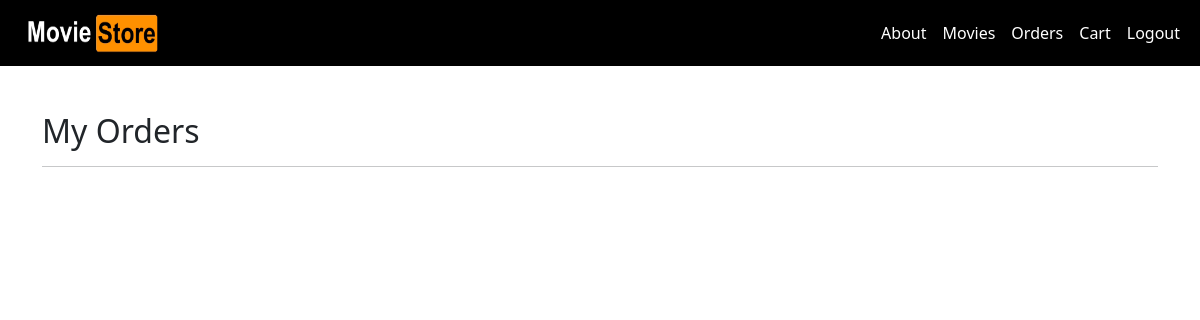
The page /accounts/orders/ (signed in) on the database as committed earlier.
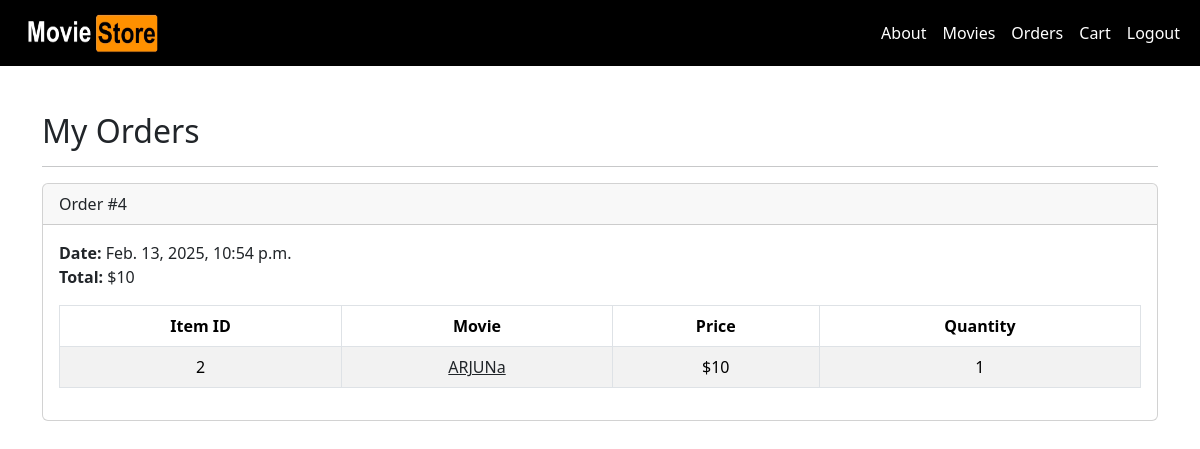
The same page on the database as committed later.
### cart/models.py (models this page shows, shortened)
class Order(models.Model):
    id = models.AutoField(primary_key=True)
    total = models.IntegerField()
    date = models.DateTimeField(auto_now_add=True)
    user = models.ForeignKey(User, on_delete=models.CASCADE)

class Item(models.Model):
    id = models.AutoField(primary_key=True)
    price = models.IntegerField()
    quantity = models.IntegerField()
    order = models.ForeignKey(Order, on_delete=models.CASCADE)
    movie = models.ForeignKey(Movie, on_delete=models.CASCADE)

### movies/models.py (models this page shows, shortened)
class Movie (models.Model):
    id = models.AutoField(primary_key=True)
    name = models.CharField(max_length=100, blank=True, null=True)
    price = models.IntegerField(blank=True, null=True)
    description = models.TextField(blank=True, null=True)
    image = models.ImageField(upload_to='movie_images/',  blank=True, null=True)

### accounts/views.py (the view)
# urls.py: path('orders/', views.orders, name='orders'),
@login_required
def orders(request):
    template_data = {}
    template_data['title'] = 'Orders'
    template_data['orders'] = request.user.order_set.all()
    return render(request, 'accounts/orders.html',
        {'template_data': template_data})

### accounts/templates/accounts/orders.html
{% extends 'base.html' %}
{% block content %}
{% load static %}
<div class="p-3">
  <div class="container" style="padding-top: 80px;">
    <div class="row mt-3">
      <div class="col mx-auto mb-3">
        <h2>My Orders</h2>
        <hr />
        {% for order in template_data.orders %}
        <div class="card mb-4">
          <div class="card-header">
            Order #{{ order.id }}
          </div>
          <div class="card-body">
            <b>Date:</b> {{ order.date }}<br />
            <b>Total:</b> ${{ order.total }}<br />
            <table class="table table-bordered
              table-striped text-center mt-3">
              <thead>
                <tr>
                  <th scope="col">Item ID</th>
                  <th scope="col">Movie</th>
                  <th scope="col">Price</th>
                  <th scope="col">Quantity</th>
                </tr>
              </thead>
              <tbody>
                {% for item in order.item_set.all %}
                <tr>
                  <td>{{ item.movie.id }}</td>
                  <td>
                    <a class="link-dark"
                      href="{% url 'movies.show'
                      id=item.movie.id %}">
                      {{ item.movie.name }}
                    </a>
                  </td>
                  <td>${{ item.movie.price }}</td>
                  <td>{{ item.quantity }}</td>
                </tr>
                {% endfor %}
              </tbody>
            </table>
          </div>
        </div>
        {% endfor %}
      </div>
    </div>
  </div>
</div>
{% endblock content %}

Rows that differ between the two databases and show on the page:
added Order: id "4", date "Feb. 13, 2025, 10:54 p.m.", total "10"
added Item: movie.id "2", movie.name "ARJUNa", movie.price "10", quantity "1"
